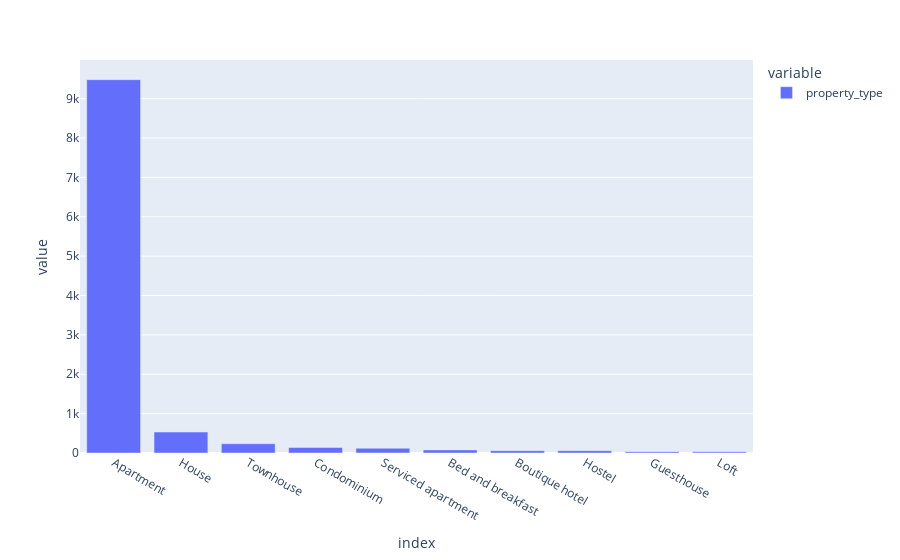

Notebook source saved alongside this figure:
### Code cell
px.bar(data_frame=df['property_type'].value_counts().head(10))

### Figure 1 — Plotly figure (JSON) as saved in the notebook; plotly's stock layout.template omitted (floating-point values rounded to 4 significant figures)
{"data": [{"alignmentgroup": "True", "hovertemplate": "variable=property_type<br>index=%{x}<br>value=%{y}<extra></extra>", "legendgroup": "property_type", "marker": {"color": "#636efa", "pattern": {"shape": ""}}, "name": "property_type", "offsetgroup": "property_type", "orientation": "v", "showlegend": true, "textposition": "auto", "type": "bar", "x": ["Apartment", "House", "Townhouse", "Condominium", "Serviced apartment", "Bed and breakfast", "Boutique hotel", "Hostel", "Guesthouse", "Loft"], "xaxis": "x", "y": [9483, 532, 235, 141, 120, 78, 60, 59, 33, 31], "yaxis": "y"}], "layout": {"barmode": "relative", "legend": {"title": {"text": "variable"}, "tracegroupgap": 0}, "margin": {"t": 60}, "xaxis": {"anchor": "y", "domain": [0, 1], "title": {"text": "index"}}, "yaxis": {"anchor": "x", "domain": [0, 1], "title": {"text": "value"}}}}
